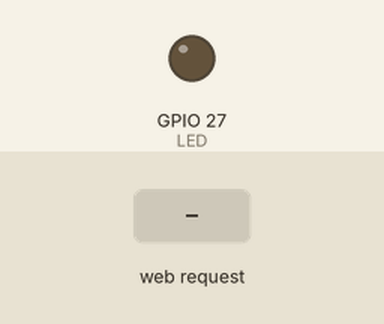
Simulated run of this sketch. Board: ESP32. On the bench: output pins drawn as LEDs (lit = HIGH). The test bench sets the inputs (shaded band). WiFi joins after 1.5 s; servers stay silent unless stated; what the sketch prints to the serial monitor is not drawn.

Above: at 2.7 s.
2.8 s: HTTP request GET / received
At 3.7 s:
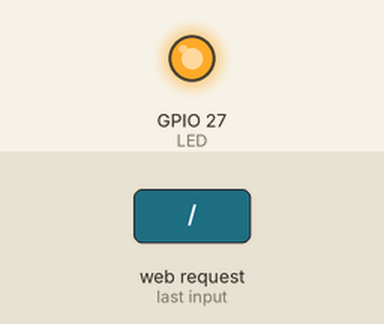
Timing chart, 0 to 5.8 s (numbered marks = the images above; inputs shaded):
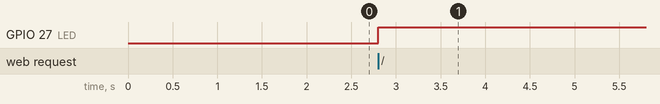

The sketch:

5.ino
```cpp
#include <WiFi.h>
#include <WebServer.h>

const char* ssid = "ProjectesSMX";
const char* password = "Hola1234";

const int pinLDR = 35;
const int pinLM35 = 34;
const int LED = 27;

WebServer server(80);

void enviarPaginaPrincipal() {
    int valorLDR = analogRead(pinLDR);
    float tempC = (analogRead(pinLM35) * 5.0 / 4095.0) * 100.0;

    String colorTemp = "#28a745"; // Verd
    digitalWrite(LED, LOW);

    if (tempC > 24.0) {
        colorTemp = "#dc3545"; // Vermell
        digitalWrite(LED, HIGH);
    }

    String html = "<html><head><meta charset='UTF-8'>";
    html += "<meta http-equiv='refresh' content='5'>";
    html += "<style>body{font-family:sans-serif; text-align:center;} .card{padding:20px; color:white; display:inline-block; margin:10px; border-radius:10px;}</style>";
    html += "</head><body><h1>Monitor CPD</h1>";
    html += "<div class='card' style='background:" + colorTemp + ";'><h3>Temp</h3><p>" + String(tempC, 1) + " °C</p></div>";
    html += "</body></html>";
    server.send(200, "text/html", html);
}

void setup() {
    pinMode(LED, OUTPUT);
    Serial.begin(115200);
    WiFi.begin(ssid, password);
    Serial.print("Connectant...");

    while (WiFi.status() != WL_CONNECTED) {
        delay(500);
        Serial.print(".");
    }

    Serial.println("\n Connectat!");
    Serial.print("IP: ");
    Serial.println(WiFi.localIP());

    server.on("/", enviarPaginaPrincipal);
    server.begin();
}

void loop() {
    server.handleClient();
}
```

Measured:
- after the input at 2.8 s, GPIO 27 (LED): LOW → HIGH at once
